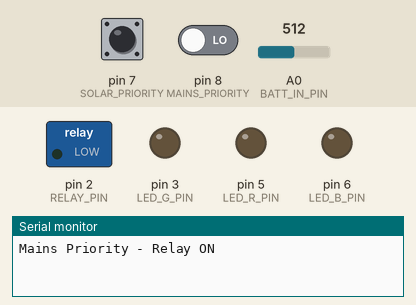
A sketch run on a simulated Arduino Uno, built with avr-gcc and run on an emulated ATmega328P. Shown: switched loads named in the sketch (green lamp = pin HIGH), output pins drawn as LEDs (lit = HIGH), the last lines printed to the serial monitor. Dashed ring = blinking. Inputs (shaded band) come from the test bench; at power-on: pin 8 (MAINS_PRIORITY) LOW, A0 (BATT_IN_PIN) = 512, pin 7 (SOLAR_PRIORITY) HIGH.

Above: at 0.12 s.
At 1.5 s:
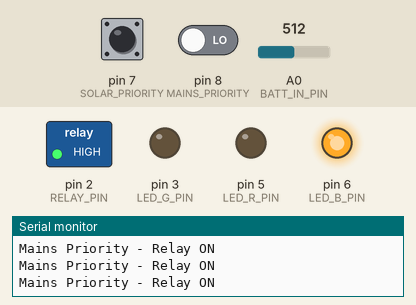
1.6 s: pin 8 (MAINS_PRIORITY) driven HIGH
3.2 s: A0 (BATT_IN_PIN) set to 205
5.2 s: A0 (BATT_IN_PIN) set to 180
At 6.02 s:
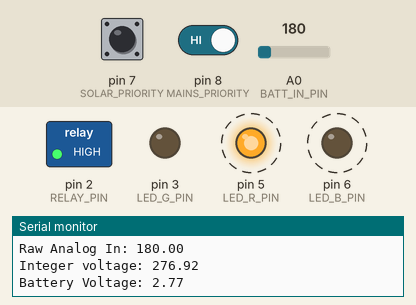
Timing chart, 0 to 14.2 s (numbered marks = the images above; inputs shaded):
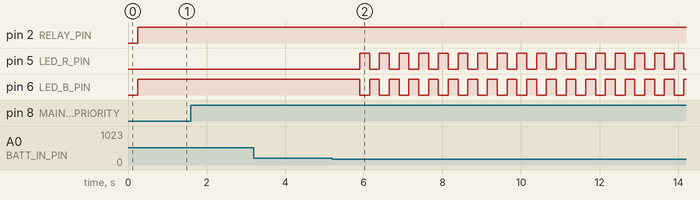

Measured:
- the behaviour switches between 196 and 195 on A0 (BATT_IN_PIN) (found by bisection; images 1 and 2)
- after the input at 5.2 s, pin 5 (LED_R_PIN), pin 6 (LED_B_PIN): alternates HIGH for 0.25 s and LOW for 0.25 s, starting after 0.70 s

The sketch:

Solar_Switch_Arduino_Firmware.ino
```cpp
/*
 Firmware v0.1
*/

#define RELAY_PIN 2

#define LED_G_PIN 3
#define LED_R_PIN 5
#define LED_B_PIN 6

#define SOLAR_PRIORITY 7 //LOW == Switch on (pin pulled high w/ pull-up resistor, pulled low when shorted)
#define MAINS_PRIORITY 8

#define BATT_IN_PIN A0

#define BATT_CALIBRATE 65 //

#define ABS_MIN_VOLTAGE 3.0
#define ABS_MAX_VOLTAGE 16.0
#define NEED_CHARGE_VOLTAGE 13.1
#define FULL_VOLTAGE 14.0

bool source_current; //1 - Solar | 0 - Mains
bool source_prev;  //needed?

bool charge_flag = 0;
int battery_voltage;


void setup() {
  // setup io
  pinMode(RELAY_PIN, OUTPUT);
  pinMode(LED_R_PIN, OUTPUT);
  pinMode(LED_G_PIN, OUTPUT);
  pinMode(LED_B_PIN, OUTPUT);

  pinMode(BATT_IN_PIN, INPUT);
  pinMode(SOLAR_PRIORITY, INPUT);
  pinMode(MAINS_PRIORITY, INPUT);

  //start serial monitor for debug
  Serial.begin(9600);
}

//***MAIN LOOP***//
void loop() {
  //check if there is a source priority before main program
  while (digitalRead(SOLAR_PRIORITY) == 0){solar_priority();}
  while (digitalRead(MAINS_PRIORITY) == 0){mains_priority();}

  //no priority - normal operation
  normal_operation();
}

void solar_priority(){
  Serial.println("Solar Priority - Relay OFF");
  delay(250);

  digitalWrite(RELAY_PIN, LOW);

  digitalWrite(LED_R_PIN, LOW);
  digitalWrite(LED_G_PIN, HIGH);
  digitalWrite(LED_B_PIN, LOW);

  //allows low battery voltage check
  battery_voltage = check_voltage();

  delay(100);
}

void mains_priority(){
  Serial.println("Mains Priority - Relay ON");
  delay(250);

  digitalWrite(RELAY_PIN, HIGH);

  digitalWrite(LED_R_PIN, LOW);
  digitalWrite(LED_G_PIN, LOW);
  digitalWrite(LED_B_PIN, HIGH);

  delay(100);
}

void normal_operation(){
  battery_voltage = check_voltage();

  //battery less than NEEDS_CHARGE_VOLTAGE, so switch to mains and let battery charge
  if(battery_voltage <= (NEED_CHARGE_VOLTAGE * 100)){
    Serial.println("Battery is charging - Mains supply");
    delay(250);

    charge_flag = 1;
    digitalWrite(RELAY_PIN, HIGH);

    digitalWrite(LED_R_PIN, LOW);
    digitalWrite(LED_G_PIN, LOW);
    digitalWrite(LED_B_PIN, HIGH);

    delay(100);
  }

  else if(battery_voltage > (NEED_CHARGE_VOLTAGE * 100)){

    if(charge_flag == 0){
      //battery normal range and charged - solar power
      Serial.println("Battery Normal - Solar power");
      delay(250);

      digitalWrite(RELAY_PIN, LOW);

      digitalWrite(LED_R_PIN, LOW);
      digitalWrite(LED_G_PIN, HIGH);
      digitalWrite(LED_B_PIN, LOW);

      delay(100);
    }

    //above empty battery, but needs to bring up to float voltage
    else if(charge_flag == 1){
      if(battery_voltage < (FULL_VOLTAGE * 100)){
        Serial.print("Above ");
        Serial.print(NEED_CHARGE_VOLTAGE);
        Serial.print(" but still charging to ");
        Serial.print(FULL_VOLTAGE);

        delay(250);
      }
      //battery fully charged
      else if(battery_voltage >= (FULL_VOLTAGE * 100)){

        Serial.println("Done charging, switching to solar");

        charge_flag = 0;

        //done charging, switch to solar
        digitalWrite(RELAY_PIN, LOW);

        digitalWrite(LED_R_PIN, LOW);
        digitalWrite(LED_G_PIN, HIGH);
        digitalWrite(LED_B_PIN, LOW);
      }
    }

      //battery just finished charging - solar power
    else if( charge_flag == 1 && battery_voltage >= (FULL_VOLTAGE * 100)){
      Serial.println("Battery Charged - Solar power");
      delay(250);
      charge_flag = 0;
      digitalWrite(RELAY_PIN, LOW);

      digitalWrite(LED_R_PIN, LOW);
      digitalWrite(LED_G_PIN, HIGH);
      digitalWrite(LED_B_PIN, LOW);

      delay(100);
    }

    //if charge flag previously on, battery needs more time to charge (float voltage)
    else{ //(charge_flag == 1 && battery_voltage < (FULL_VOLTAGE * 100)){
      //do nothing, battery still needs charging
      delay(100);
    }
  }
}

float check_voltage(){
  float battery_in = analogRead(BATT_IN_PIN);
  Serial.print("Raw Analog In: ");
  Serial.println(battery_in);

  float battery_voltage = (battery_in / BATT_CALIBRATE)*100; //avoiding float math

  Serial.print("Integer voltage: ");
  Serial.println(battery_voltage);

  Serial.print("Battery Voltage: ");
  Serial.println(battery_voltage / 100);
  //Serial.print(".");
  //Serial.println(battery_voltage % 100);
  delay(250);
  //error state
  if(battery_voltage <= (ABS_MIN_VOLTAGE * 100) || battery_voltage >= (ABS_MAX_VOLTAGE * 100)){

    while(1){ //force reset

      digitalWrite(LED_G_PIN, LOW);
      digitalWrite(LED_R_PIN, LOW);
      digitalWrite(LED_B_PIN, HIGH);
      delay(250);
      digitalWrite(LED_R_PIN, HIGH);
      digitalWrite(LED_B_PIN, LOW);
      delay(250);
    }
  }
  return battery_voltage;
}
```
